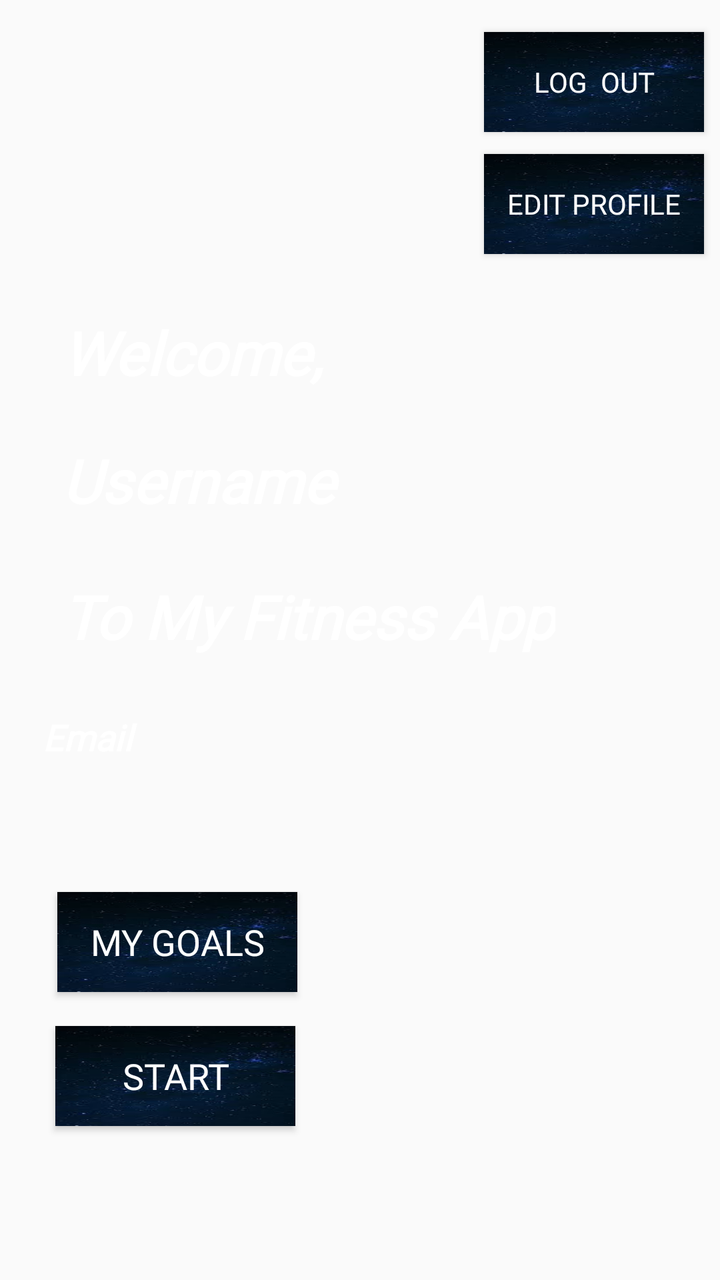
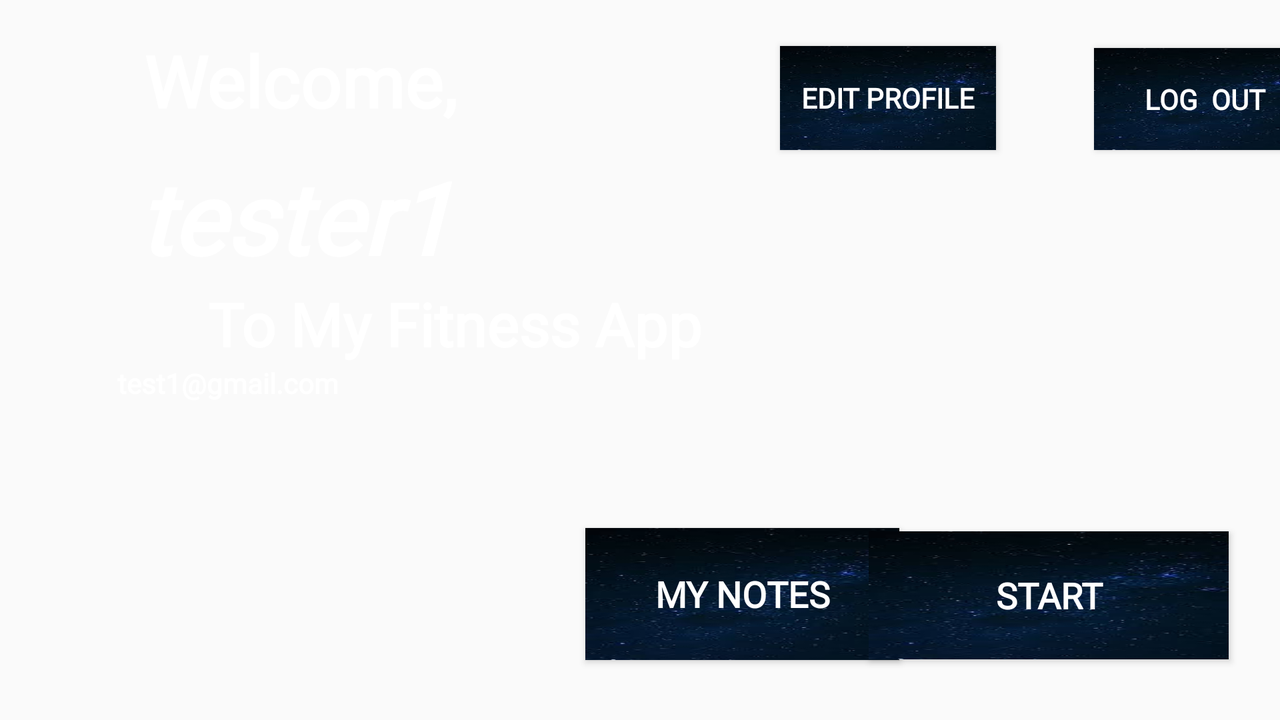

An Android layout and its configuration variant, each rendered on a device that would load it. The default file and the variant file are quoted in full after the pictures.
<!-- AndroidManifest.xml: activity theme Theme.AppCompat.DayNight.NoActionBar -->
<!-- res/layout/activity_main.xml -->
<?xml version="1.0" encoding="utf-8"?>
<androidx.constraintlayout.widget.ConstraintLayout xmlns:android="http://schemas.android.com/apk/res/android"
    xmlns:app="http://schemas.android.com/apk/res-auto"
    xmlns:tools="http://schemas.android.com/tools"
    android:layout_width="match_parent"
    android:layout_height="match_parent"
    android:background="@drawable/bg1"
    tools:context=".MainActivity">

    <Button
        android:id="@+id/logoutbutton"
        android:layout_width="110sp"
        android:layout_height="50dp"
        android:layout_marginStart="258dp"
        android:layout_marginTop="16dp"
        android:layout_marginEnd="24dp"
        android:background="@drawable/bg7"
        android:fontFamily="@font/telex"
        android:onClick="logout"
        android:text="Log  Out"
        android:textColor="#ffffff "
        app:layout_constraintEnd_toEndOf="parent"
        app:layout_constraintStart_toStartOf="parent"
        app:layout_constraintTop_toTopOf="parent" />

    <TextView
        android:id="@+id/fullname"
        android:layout_width="192dp"
        android:layout_height="56dp"
        android:layout_marginStart="31dp"
        android:layout_marginTop="16dp"
        android:layout_marginEnd="188dp"
        android:fontFamily="@font/telex"
        android:text="Username"
        android:textAllCaps="false"
        android:textColor="#ffffff "
        android:textSize="30sp"
        android:textStyle="bold|italic"
        app:layout_constraintEnd_toEndOf="parent"
        app:layout_constraintHorizontal_bias="0.0"
        app:layout_constraintStart_toStartOf="parent"
        app:layout_constraintTop_toBottomOf="@+id/textView5" />

    <TextView
        android:id="@+id/textView5"
        android:layout_width="157dp"
        android:layout_height="48dp"
        android:layout_marginStart="31dp"
        android:layout_marginTop="156dp"
        android:layout_marginEnd="240dp"
        android:fontFamily="@font/telex"
        android:text="Welcome, "
        android:textAllCaps="false"
        android:textColor="#ffffff "
        android:textSize="30sp"
        android:textStyle="bold|italic"
        app:layout_constraintEnd_toEndOf="parent"
        app:layout_constraintHorizontal_bias="0.0"
        app:layout_constraintStart_toStartOf="parent"
        app:layout_constraintTop_toTopOf="parent" />

    <TextView
        android:id="@+id/textView8"
        android:layout_width="wrap_content"
        android:layout_height="wrap_content"
        android:layout_marginStart="31dp"
        android:layout_marginTop="12dp"
        android:layout_marginEnd="101dp"
        android:fontFamily="@font/telex"
        android:text="To My Fitness App"
        android:textAllCaps="false"
        android:textColor="#ffffff "
        android:textSize="30sp"
        android:textStyle="bold|italic"
        app:layout_constraintEnd_toEndOf="parent"
        app:layout_constraintHorizontal_bias="0.0"
        app:layout_constraintStart_toStartOf="parent"
        app:layout_constraintTop_toBottomOf="@+id/fullname" />

    <TextView
        android:id="@+id/fullemail"
        android:layout_width="202dp"
        android:layout_height="35dp"
        android:layout_marginStart="35dp"
        android:layout_marginTop="28dp"
        android:layout_marginEnd="188dp"
        android:fontFamily="@font/telex"
        android:text="TextView"
        android:textAllCaps="false"
        android:textColor="#ffffff "
        android:textSize="18sp"
        android:textStyle="bold|italic"
        app:layout_constraintEnd_toEndOf="parent"
        app:layout_constraintHorizontal_bias="0.214"
        app:layout_constraintStart_toStartOf="parent"
        app:layout_constraintTop_toBottomOf="@+id/textView8"
        tools:text="Email" />

    <Button
        android:id="@+id/editprofile"
        android:layout_width="110sp"
        android:layout_height="50dp"
        android:layout_marginStart="258dp"
        android:layout_marginTop="11dp"
        android:layout_marginEnd="24dp"
        android:background="@drawable/bg7"
        android:fontFamily="@font/telex"
        android:onClick="editprofile"
        android:text="Edit profile"
        android:textColor="#ffffff "
        app:layout_constraintEnd_toEndOf="parent"
        app:layout_constraintStart_toStartOf="parent"
        app:layout_constraintTop_toBottomOf="@+id/logoutbutton" />

    <Button
        android:id="@+id/startbtn"
        android:layout_width="120sp"
        android:layout_height="50dp"
        android:layout_marginStart="47dp"
        android:layout_marginEnd="232dp"
        android:layout_marginBottom="77dp"
        android:background="@drawable/bg7"
        android:fontFamily="@font/telex"
        android:onClick="startbtn"
        android:text="start"
        android:textColor="#ffffff "
        android:textSize="18sp"
        app:layout_constraintBottom_toBottomOf="parent"
        app:layout_constraintEnd_toEndOf="parent"
        app:layout_constraintStart_toStartOf="parent" />

    <Button
        android:id="@+id/notebtn"
        android:layout_width="120sp"
        android:layout_height="50dp"
        android:layout_marginStart="47dp"
        android:layout_marginEnd="230dp"
        android:layout_marginBottom="17dp"
        android:background="@drawable/bg7"
        android:fontFamily="@font/telex"
        android:onClick="notebtn"
        android:text="My Goals"
        android:textColor="#ffffff "
        android:textSize="18sp"
        app:layout_constraintBottom_toTopOf="@+id/startbtn"
        app:layout_constraintEnd_toEndOf="parent"
        app:layout_constraintStart_toStartOf="parent" />


</androidx.constraintlayout.widget.ConstraintLayout>
<!-- resources referenced by this layout -->
<resources>
  <!-- drawable bg7: jpg bitmap (drawable, 4295 bytes) -->
</resources>
<!-- res/layout-land/activity_main.xml (the repository's variant of the layout above) -->
<!-- drawn on the phone turned sideways -->
<?xml version="1.0" encoding="utf-8"?>
<androidx.constraintlayout.widget.ConstraintLayout xmlns:android="http://schemas.android.com/apk/res/android"
    xmlns:app="http://schemas.android.com/apk/res-auto"
    xmlns:tools="http://schemas.android.com/tools"
    android:layout_width="match_parent"
    android:layout_height="match_parent"
    android:background="@drawable/bg1"
    tools:context=".MainActivity">

    <Button
        android:id="@+id/notebtn"
        android:layout_width="157dp"
        android:layout_height="66dp"
        android:layout_marginStart="328dp"
        android:layout_marginEnd="20dp"
        android:layout_marginBottom="30dp"
        android:background="@drawable/bg7"
        android:fontFamily="@font/telex"
        android:onClick="notebtn"
        android:text="My Notes"
        android:textColor="#ffffff "
        android:textSize="18sp"
        android:textStyle="bold"
        app:layout_constraintBottom_toBottomOf="parent"
        app:layout_constraintEnd_toStartOf="@+id/startbtn"
        app:layout_constraintStart_toStartOf="parent" />

    <TextView
        android:id="@+id/textView5"
        android:layout_width="184dp"
        android:layout_height="59dp"
        android:layout_marginStart="72dp"
        android:layout_marginTop="16dp"
        android:fontFamily="@font/telex"
        android:text="Welcome, "
        android:textColor="#ffffff "
        android:textSize="36sp"
        android:textStyle="bold"
        app:layout_constraintStart_toStartOf="parent"
        app:layout_constraintTop_toTopOf="parent" />

    <Button
        android:id="@+id/logoutbutton"
        android:layout_width="111dp"
        android:layout_height="51dp"
        android:layout_marginStart="25dp"
        android:layout_marginTop="24dp"
        android:layout_marginEnd="40dp"
        android:background="@drawable/bg7"
        android:fontFamily="@font/telex"
        android:onClick="logout"
        android:text="Log  Out"
        android:textColor="#ffffff "
        android:textStyle="bold"
        app:layout_constraintEnd_toEndOf="parent"
        app:layout_constraintStart_toEndOf="@+id/editprofile"
        app:layout_constraintTop_toTopOf="parent" />

    <TextView
        android:id="@+id/fullname"
        android:layout_width="wrap_content"
        android:layout_height="wrap_content"
        android:layout_marginStart="82dp"
        android:layout_marginEnd="427dp"
        android:fontFamily="@font/telex"
        android:text="tester1"
        android:textColor="#ffffff "
        android:textSize="50dp"
        android:textStyle="bold|italic"
        app:layout_constraintEnd_toEndOf="parent"
        app:layout_constraintStart_toStartOf="parent"
        app:layout_constraintTop_toBottomOf="@+id/textView5" />

    <Button
        android:id="@+id/editprofile"
        android:layout_width="108dp"
        android:layout_height="52dp"
        android:layout_marginStart="192dp"
        android:layout_marginTop="23dp"
        android:layout_marginEnd="24dp"
        android:layout_marginBottom="203dp"
        android:background="@drawable/bg7"
        android:fontFamily="@font/telex"
        android:text="Edit profile"
        android:textColor="#ffffff "
        android:textStyle="bold"
        app:layout_constraintBottom_toTopOf="@+id/startbtn"
        app:layout_constraintEnd_toStartOf="@+id/logoutbutton"
        app:layout_constraintStart_toEndOf="@+id/textView5"
        app:layout_constraintTop_toTopOf="parent"
        app:layout_constraintVertical_bias="0.0" />

    <TextView
        android:id="@+id/textView8"
        android:layout_width="wrap_content"
        android:layout_height="wrap_content"
        android:layout_marginStart="104dp"
        android:layout_marginEnd="345dp"
        android:fontFamily="@font/telex"
        android:text="To My Fitness App"
        android:textColor="#ffffff "
        android:textSize="30sp"
        android:textStyle="bold"
        app:layout_constraintEnd_toEndOf="parent"
        app:layout_constraintHorizontal_bias="0.0"
        app:layout_constraintStart_toStartOf="parent"
        app:layout_constraintTop_toBottomOf="@+id/fullname" />

    <Button
        android:id="@+id/startbtn"
        android:layout_width="180dp"
        android:layout_height="64dp"
        android:layout_marginStart="432dp"
        android:layout_marginTop="203dp"
        android:layout_marginEnd="25dp"
        android:layout_marginBottom="31dp"
        android:background="@drawable/bg7"
        android:fontFamily="@font/telex"
        android:onClick="startbtn"
        android:text="start"
        android:textColor="#ffffff "
        android:textSize="18sp"
        android:textStyle="bold"
        app:layout_constraintBottom_toBottomOf="parent"
        app:layout_constraintEnd_toEndOf="parent"
        app:layout_constraintHorizontal_bias="0.776"
        app:layout_constraintStart_toStartOf="parent"
        app:layout_constraintTop_toBottomOf="@+id/logoutbutton"
        app:layout_constraintVertical_bias="0.973" />

    <TextView
        android:id="@+id/fullemail"
        android:layout_width="188dp"
        android:layout_height="21dp"
        android:layout_marginStart="104dp"
        android:layout_marginEnd="439dp"
        android:fontFamily="@font/telex"
        android:text="TextView"
        android:textColor="#ffffff "
        android:textStyle="bold"
        app:layout_constraintEnd_toEndOf="parent"
        app:layout_constraintStart_toStartOf="parent"
        app:layout_constraintTop_toBottomOf="@+id/textView8"
        tools:text="test1@gmail.com" />

</androidx.constraintlayout.widget.ConstraintLayout>
